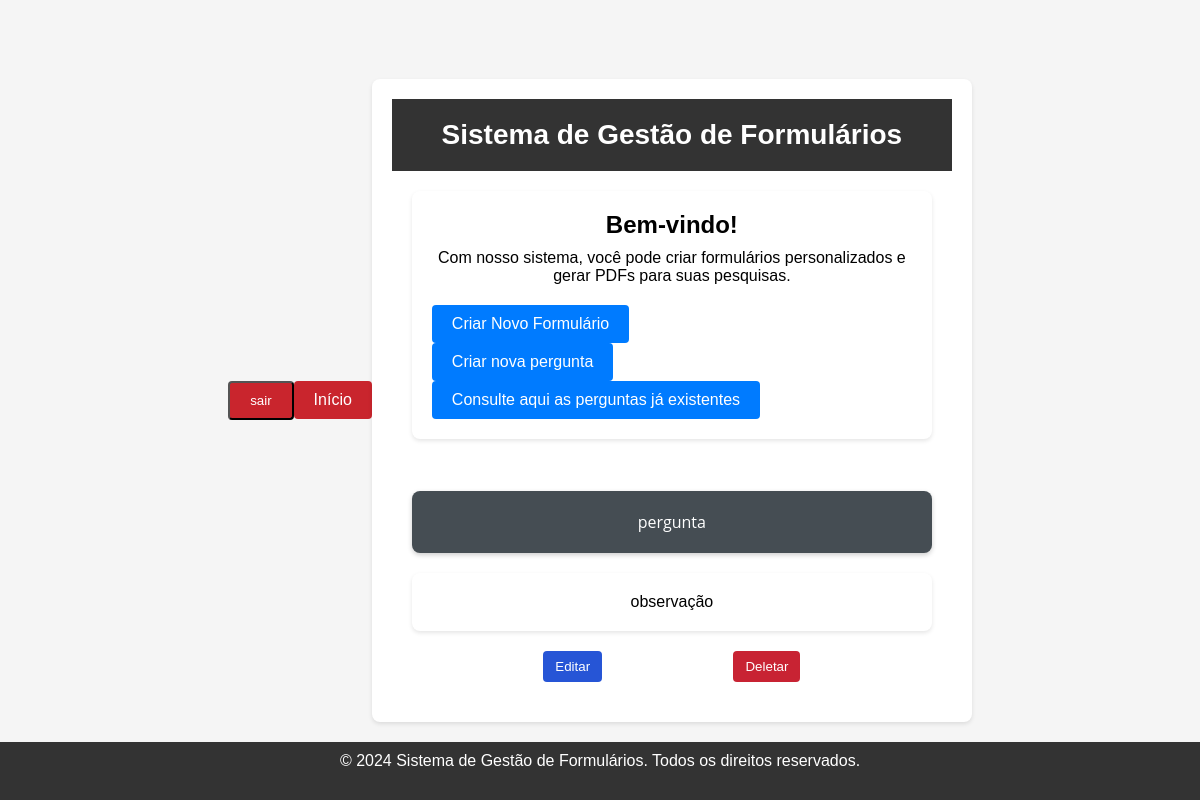
Page / (signed in) on the earlier database version.
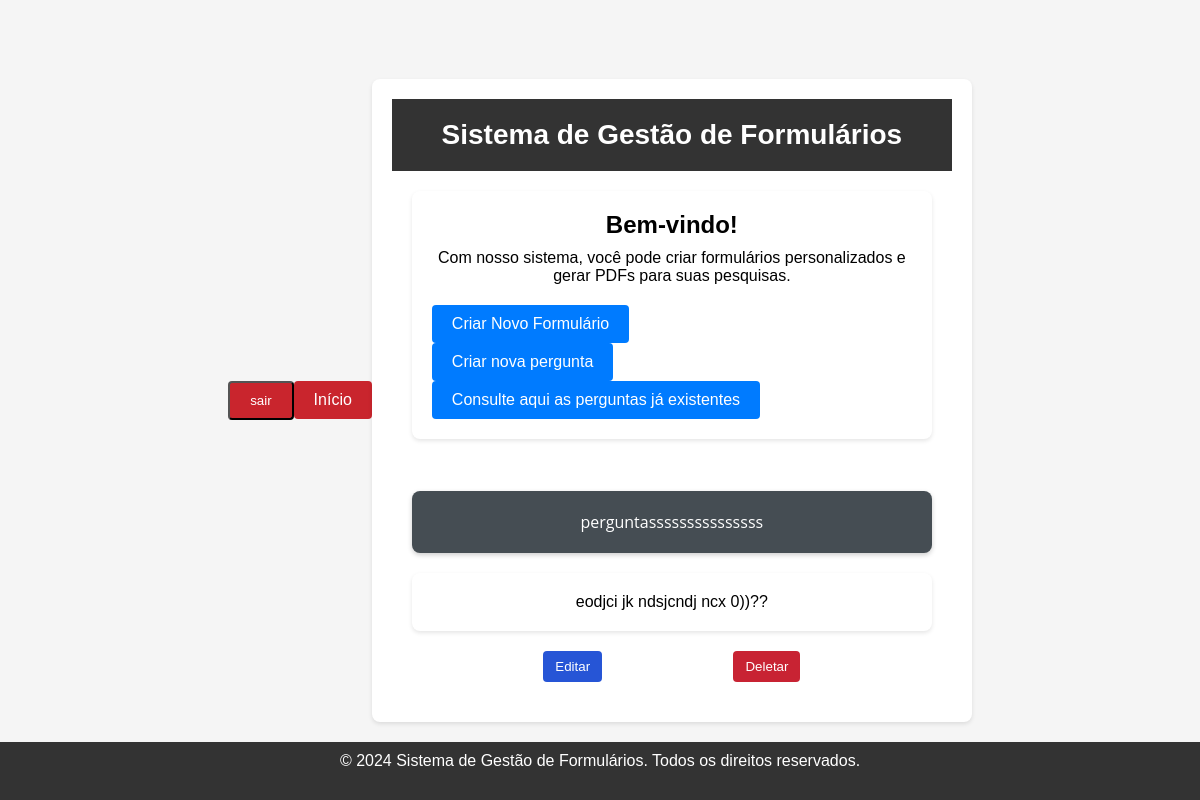
Same page on the later database version.
### formulario/models.py (models this page shows)
class Formulario(models.Model):
    nome = models.CharField(max_length=200)
    descricao = models.TextField(max_length=2000, blank=True, null=True)
    data_criacao = models.DateTimeField(auto_now_add=True, blank=True, null=True)
    data_atualizacao = models.DateTimeField(auto_now=True)
    ativo = models.BooleanField(default=True)
    author = models.ForeignKey("auth.User", on_delete=models.CASCADE)
    def __str__(self):
        return self.nome

### formulario/views.py (the view)
# urls.py: path('', views.index, name='index'),
@login_required
def index(request):
    all_forms = Formulario.objects.filter(author=request.user).order_by('-data_criacao')
    print(all_forms)
    return render(request, 'formulario/index.html', {'formularios': all_forms, 'user': request.user})

### formulario/templates/formulario/index.html (shortened to what this page needs)
{% extends "formulario/base.html" %}
{% block content %}
<header>
    <h1>Sistema de Gestão de Formulários</h1>
</header>
<main>
    <div class="container">
        <h2>Bem-vindo!</h2>
        <p>Com nosso sistema, você pode criar formulários personalizados e gerar PDFs para suas pesquisas.</p>
        <div class="buttons-container">
            <a class="button" href="/novo">Criar Novo Formulário</a>
        </div>
        <div class="buttons-container">
        <a class="button" href="/selecionar-tipo/">Criar nova pergunta</a>
        </div>
        <div class="buttons-container">
            <a class="button" href="{% url 'listagem_perguntas' %}" >Consulte aqui as perguntas já existentes</a>
        </div>
    </div>
        {% for formulario in formularios %}
            <p class="caixas container">{{ formulario.nome }}</p>
            <p class="container caixas_descricao">{{formulario.descricao}}</p>
            <div class="para_lado">
                <form action="{% url 'editar' formulario.id %}" method="GET">
                    <button type="submit" class="editar-formulario">Editar</button>
                </form>
                <form action="{% url 'deletar' formulario.id %}" method="POST">
                    <button type="submit" class="deletar-formulario">Deletar</button>
                </form>
            </div>
        {% endfor %}
</main>
<footer>
    <p>&copy; 2024 Sistema de Gestão de Formulários. Todos os direitos reservados.</p>
</footer>
{% endblock %}

Differences in the rows shown:
changed Formulario: nome "pergunta" → "perguntasssssssssssssss"; descricao "observação" → "eodjci jk ndsjcndj ncx 0))??"
